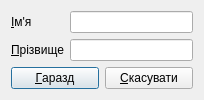
<?xml version="1.0" encoding="UTF-8"?>
<ui version="4.0">
 <class>StartDialog</class>
 <widget class="QDialog" name="StartDialog">
  <property name="geometry">
   <rect>
    <x>0</x>
    <y>0</y>
    <width>204</width>
    <height>95</height>
   </rect>
  </property>
  <property name="windowTitle">
   <string>Діалог</string>
  </property>
  <layout class="QGridLayout" name="gridLayout">
   <item row="0" column="0">
    <widget class="QLabel" name="label">
     <property name="text">
      <string>&amp;Ім'я</string>
     </property>
     <property name="buddy">
      <cstring>firstName</cstring>
     </property>
    </widget>
   </item>
   <item row="0" column="1">
    <widget class="QLineEdit" name="firstName"/>
   </item>
   <item row="1" column="0">
    <widget class="QLabel" name="label_2">
     <property name="text">
      <string>&amp;Прізвище</string>
     </property>
     <property name="buddy">
      <cstring>lastName</cstring>
     </property>
    </widget>
   </item>
   <item row="1" column="1">
    <widget class="QLineEdit" name="lastName"/>
   </item>
   <item row="2" column="0" colspan="2">
    <layout class="QHBoxLayout" name="horizontalLayout">
     <item>
      <widget class="QPushButton" name="pushButton">
       <property name="text">
        <string>&amp;Гаразд</string>
       </property>
      </widget>
     </item>
     <item>
      <widget class="QPushButton" name="pushButton_2">
       <property name="text">
        <string>&amp;Скасувати</string>
       </property>
      </widget>
     </item>
    </layout>
   </item>
  </layout>
 </widget>
 <resources/>
 <connections>
  <connection>
   <sender>pushButton</sender>
   <signal>clicked()</signal>
   <receiver>StartDialog</receiver>
   <slot>accept()</slot>
   <hints>
    <hint type="sourcelabel">
     <x>38</x>
     <y>75</y>
    </hint>
    <hint type="destinationlabel">
     <x>6</x>
     <y>65</y>
    </hint>
   </hints>
  </connection>
  <connection>
   <sender>pushButton_2</sender>
   <signal>clicked()</signal>
   <receiver>StartDialog</receiver>
   <slot>reject()</slot>
   <hints>
    <hint type="sourcelabel">
     <x>176</x>
     <y>76</y>
    </hint>
    <hint type="destinationlabel">
     <x>198</x>
     <y>68</y>
    </hint>
   </hints>
  </connection>
 </connections>
</ui>
